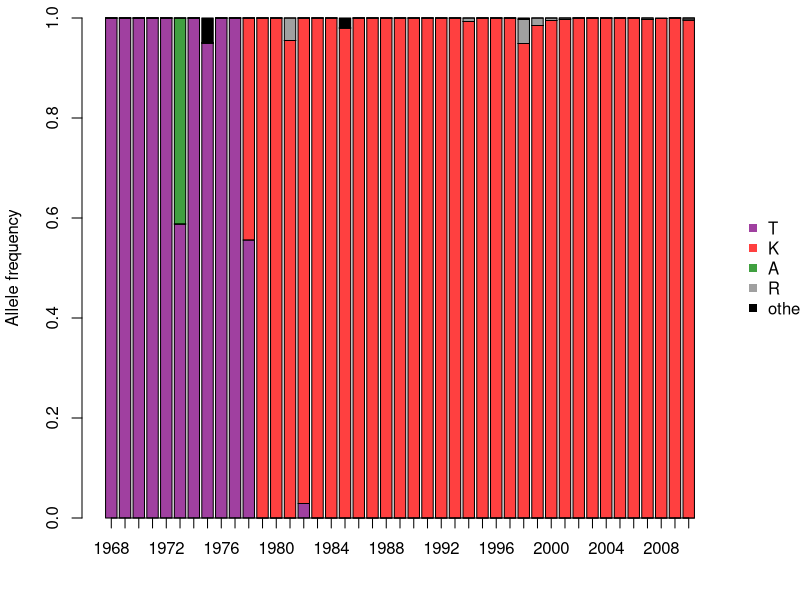
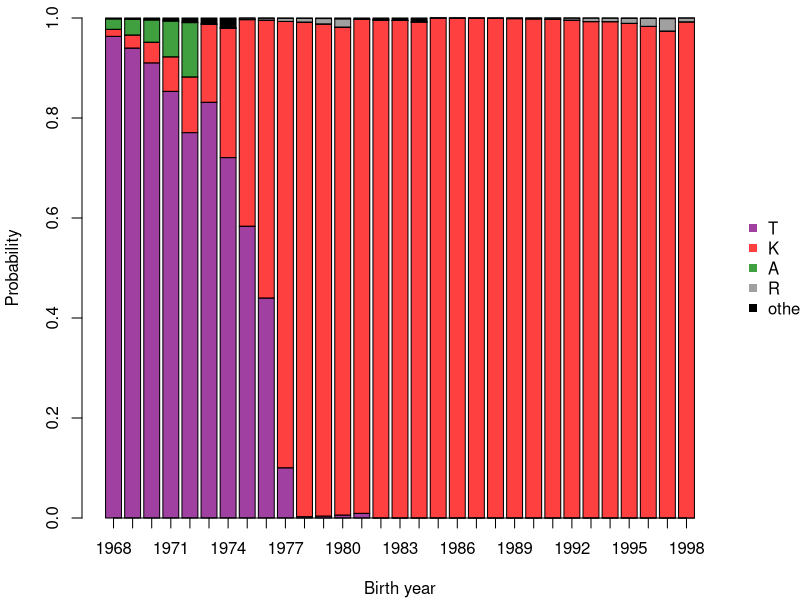

The R source for these figures, in order:
########################################################################
# Analysis of H3 imprinting 
# Zost et al. (2017)
#
########################################################################

########################################################################
## Parameters
########################################################################

H3_AR <- 0.25 # mean H3 attack rate
maxY <- 12 # oldest age by which first infection with H3 must occur

########################################################################
# Fraction of H3 (of all flu A) per year, normalized to obtain intensity
# (and then detrended)
########################################################################

H3_frac <- read.table("H3_subtype_frac.csv",header=TRUE,sep=",")
H3_int <- data.frame(year = H3_frac$year, int = H3_frac$H3/mean(H3_frac$H3))

int_fit <- lm(H3_int$int ~ H3_int$year)
# > summary(int_fit)

# Call:
# lm(formula = H3_int$int ~ H3_int$year)

# Residuals:
    # Min      1Q  Median      3Q     Max 
# -0.6285 -0.1348  0.0662  0.1847  0.3875 

# Coefficients:
             # Estimate Std. Error t value Pr(>|t|)    
# (Intercept) 32.055186   6.162570   5.202 5.85e-06 ***
# H3_int$year -0.015613   0.003098  -5.039 9.88e-06 ***
# ---
# Signif. codes:  0 ‘***’ 0.001 ‘**’ 0.01 ‘*’ 0.05 ‘.’ 0.1 ‘ ’ 1

# Residual standard error: 0.2521 on 41 degrees of freedom
# Multiple R-squared:  0.3825,	Adjusted R-squared:  0.3674 
# F-statistic:  25.4 on 1 and 41 DF,  p-value: 9.879e-06

for (y in 1:length(H3_int$year)) {
	H3_int$adj[y] <- H3_int$int[y]+0.015613*(y-1)
}

########################################################################
# Frequency of 160 alleles by year for H3 isolates
########################################################################

f160 <- read.table("160_freq.csv",header=TRUE,sep=",")
f160_aa <- cbind(f160$T,f160$K,f160$A,f160$R,f160$Others)
colnames(f160_aa) <- c('T','K','A','R','other')
T_col <- rgb(0.5,0,0.5,0.75)
K_col <- rgb(1,0,0,0.75)
A_col <- rgb(0,0.5,0,0.75)
R_col <- rgb(0.5,0.5,0.5,0.75)
oth_col <- rgb(0,0,0)
col_map <- c(T_col,K_col,A_col,R_col,oth_col)


pdf("Frequencies_by_year_barplot.pdf",width=6,height=3)
par(mar=c(4.1, 4.1, 0.9, 4.1), xpd=TRUE)
pl <- barplot(as.matrix(t(f160_aa)),axes=F,ylab="Allele frequency",ylim=c(0,1),col=col_map)
axis(1,labels=f160$year,at=pl)
axis(2)
legend(x="right",legend=colnames(f160_aa),bty="n",inset=c(-0.15,0),pch=15,col=col_map)
dev.off()

########################################################################
# Reconstruction by birth year
########################################################################

imp160 <- data.frame(yob=seq(from=1968,to=1998))
imp160$T <- 0
imp160$K <- 0
imp160$A <- 0
imp160$R <- 0
imp160$other <- 0
for (by in 1:length(imp160$yob)) {
	yob <- imp160$yob[by]
	prob_uninf <- 1
	for (y in 1:maxY) {
		thisY <- yob + y # assuming first year of risk is year after birth
		thisY_int <- subset(H3_int,H3_int$year==thisY)$adj
		AR_this_year <- H3_AR*thisY_int
		prob_first_inf <- prob_uninf*AR_this_year
		imp160$T[by] <- imp160$T[by] + prob_first_inf*subset(f160,f160$year==thisY)$T
		imp160$K[by] <- imp160$K[by] + prob_first_inf*subset(f160,f160$year==thisY)$K
		imp160$A[by] <- imp160$A[by] + prob_first_inf*subset(f160,f160$year==thisY)$A
		imp160$R[by] <- imp160$R[by] + prob_first_inf*subset(f160,f160$year==thisY)$R
		imp160$other[by] <- imp160$other[by] + prob_first_inf*subset(f160,f160$year==thisY)$Others		
		prob_uninf <- prob_uninf*(1-AR_this_year) 
	}	
}

imp160_aa <- cbind(imp160$T,imp160$K, imp160$A, imp160$R, imp160$other)
imp160_aa <- imp160_aa/rowSums(imp160_aa) # kluge for asymptotic infection risk
colnames(imp160_aa) <- c('T','K','A','R','other')

pdf("160_imprinting_barplot.pdf",width=6,height=3)
par(mar=c(4.1, 4.1, 0.9, 4.1), xpd=TRUE)
pl <- barplot(as.matrix(t(imp160_aa)),axes=F,ylab="Probability",xlab="Birth year",ylim=c(0,1),col=col_map)
axis(1,labels=imp160$yob,at=pl)
axis(2)
legend(x="right",legend=colnames(imp160_aa),bty="n",inset=c(-0.15,0),pch=15,col=col_map)
dev.off()

